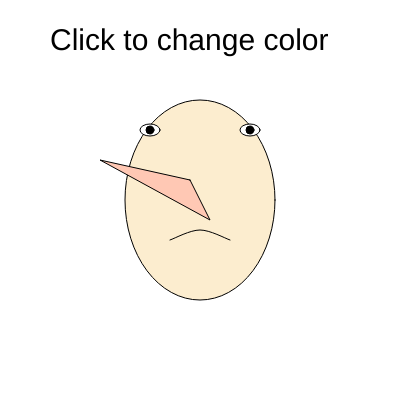
Frame 1 (no input)
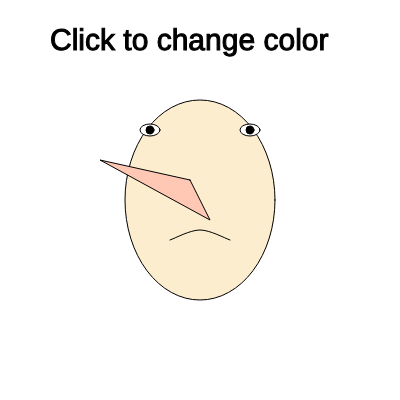
Frame 60 (no input)
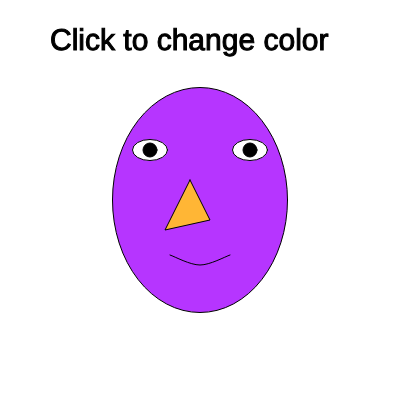
Frame 120 (the mouse pressed at the canvas centre since frame 60)

The p5.js sketch that drew these frames (run headless with seeded random() and noise() and a simulated clock; from frame 60 on, the mouse is pressed at the canvas centre):

// p5.js sketch
// ── sketch.js
let faceColor;

function setup() {
  createCanvas(400, 400);
  faceColor = color(252, 237, 207); 
  noseColor = color(255, 200, 180);

}

function draw() {
  background(255);
  
  push();
  translate(200,200);
  textSize(30);
  fill('#000000'); 
  text("Click to change color",-150,-150); 
  pop();

  // mouseX  mouseY 
  let faceWidth = map(mouseX, 0, width, 150, 200);
  let faceHeight = map(mouseY, 0, height, 200, 250);
  let eyeSize = map(mouseX, 0, width, 20, 50);
  let eyeY = map(mouseY, 0, height, 130, 170);
  let mouthY = map(mouseY, 0, height, 240, 270);
  let mouthCurve = map(mouseX, 0, width, -10, 30);
  let noseX = map(mouseX, 0, width, 100, 230);
  let noseY = map(mouseY, 0, height, 160, 300);
  
  // face
  fill(faceColor); // 使用 faceColor 作为脸的颜色
  ellipse(200, 200, faceWidth, faceHeight); 
  
  // eyes
  fill(255);
  ellipse(150, eyeY, eyeSize, eyeSize * 0.6); 
  ellipse(250, eyeY, eyeSize, eyeSize * 0.6); 
  
  fill(0); 
  ellipse(150, eyeY, eyeSize * 0.4, eyeSize * 0.4); 
  ellipse(250, eyeY, eyeSize * 0.4, eyeSize * 0.4); 
  
  // nose
  fill(noseColor); 
  beginShape();
  vertex(190, 180); 
  vertex(noseX, noseY); 
  vertex(210, 220); 
  endShape(CLOSE); 
  
  // mouse
  stroke(0); 
  noFill();
  beginShape();
  curveVertex(170, mouthY); 
  curveVertex(170, mouthY);
  curveVertex(200, mouthY + mouthCurve); 
  curveVertex(230, mouthY); 
  curveVertex(230, mouthY);
  endShape();
}

function mousePressed() {
  let R = random(0, 255);
  let G = random(0, 255);
  let B = random(255, 255);
  
  faceColor = color(R, G, B); 
  noseColor = color(B, R, G);
}
